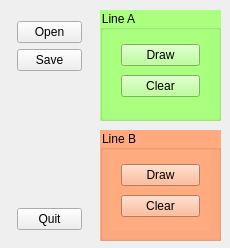
<?xml version="1.0" encoding="UTF-8"?>
<ui version="4.0">
 <class>ControlPainel_qtClass</class>
 <widget class="QWidget" name="ControlPainel_qtClass">
  <property name="geometry">
   <rect>
    <x>0</x>
    <y>0</y>
    <width>230</width>
    <height>248</height>
   </rect>
  </property>
  <property name="windowTitle">
   <string>ControlPainel_qt</string>
  </property>
  <widget class="QGroupBox" name="groupBox">
   <property name="geometry">
    <rect>
     <x>100</x>
     <y>10</y>
     <width>121</width>
     <height>111</height>
    </rect>
   </property>
   <property name="styleSheet">
    <string notr="true">background:rgb(170, 255, 127)</string>
   </property>
   <property name="title">
    <string>Line A</string>
   </property>
   <widget class="QWidget" name="verticalLayoutWidget_2">
    <property name="geometry">
     <rect>
      <x>10</x>
      <y>20</y>
      <width>101</width>
      <height>81</height>
     </rect>
    </property>
    <layout class="QVBoxLayout" name="verticalLayout_2">
     <item>
      <widget class="QPushButton" name="buttonDrawLineA">
       <property name="text">
        <string>Draw</string>
       </property>
       <property name="flat">
        <bool>false</bool>
       </property>
      </widget>
     </item>
     <item>
      <widget class="QPushButton" name="buttonClearLineA">
       <property name="text">
        <string>Clear</string>
       </property>
      </widget>
     </item>
    </layout>
   </widget>
  </widget>
  <widget class="QGroupBox" name="groupBox_2">
   <property name="geometry">
    <rect>
     <x>100</x>
     <y>130</y>
     <width>121</width>
     <height>111</height>
    </rect>
   </property>
   <property name="styleSheet">
    <string notr="true">background: rgb(255, 170, 127)</string>
   </property>
   <property name="title">
    <string>Line B</string>
   </property>
   <widget class="QWidget" name="verticalLayoutWidget_3">
    <property name="geometry">
     <rect>
      <x>10</x>
      <y>20</y>
      <width>101</width>
      <height>81</height>
     </rect>
    </property>
    <layout class="QVBoxLayout" name="verticalLayout_5">
     <item>
      <widget class="QPushButton" name="buttonDrawLineB">
       <property name="text">
        <string>Draw</string>
       </property>
       <property name="flat">
        <bool>false</bool>
       </property>
      </widget>
     </item>
     <item>
      <widget class="QPushButton" name="buttonClearLineB">
       <property name="text">
        <string>Clear</string>
       </property>
      </widget>
     </item>
    </layout>
   </widget>
  </widget>
  <widget class="QWidget" name="verticalLayoutWidget">
   <property name="geometry">
    <rect>
     <x>6</x>
     <y>10</y>
     <width>87</width>
     <height>231</height>
    </rect>
   </property>
   <layout class="QVBoxLayout" name="verticalLayout">
    <item>
     <widget class="QPushButton" name="buttonOpen">
      <property name="text">
       <string>Open</string>
      </property>
     </widget>
    </item>
    <item>
     <widget class="QPushButton" name="buttonSave">
      <property name="text">
       <string>Save</string>
      </property>
     </widget>
    </item>
    <item>
     <spacer name="verticalSpacer">
      <property name="orientation">
       <enum>Qt::Vertical</enum>
      </property>
      <property name="sizeHint" stdset="0">
       <size>
        <width>20</width>
        <height>40</height>
       </size>
      </property>
     </spacer>
    </item>
    <item>
     <widget class="QPushButton" name="buttonQuit">
      <property name="text">
       <string>Quit</string>
      </property>
     </widget>
    </item>
   </layout>
  </widget>
 </widget>
 <layoutdefault spacing="6" margin="11"/>
 <resources/>
 <connections/>
</ui>
